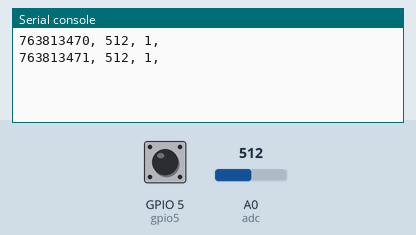
This program was run on a simulated ESP8266 board running MicroPython. Shown: the last lines printed to the serial console. The inputs (shaded band) are chosen by the test bench; at power-on: A0 (adc) = 512, GPIO 5 (gpio5) HIGH (analog values on the 0–1023 scale). The clock reads 2024-03-15 10:24:30 at power-on unless the program sets it.

Above: at 1.2 s.
1.3 s: A0 (adc) set to 716
At 2.6 s:
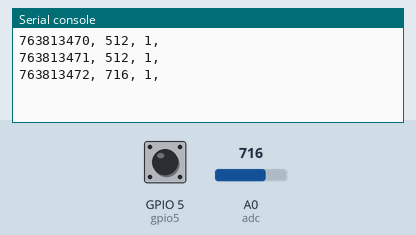
2.8 s: GPIO 5 (gpio5) pulled LOW for 1.2 s
At 3.5 s:
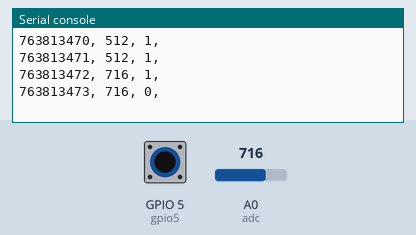
5.5 s: A0 (adc) set to 900
At 6.8 s:
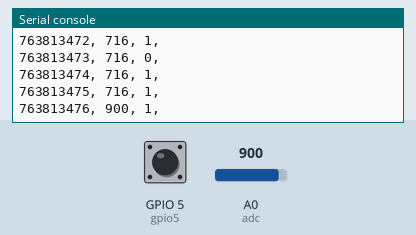
7.0 s: GPIO 5 (gpio5) pulled LOW for 1.2 s
At 7.8 s:
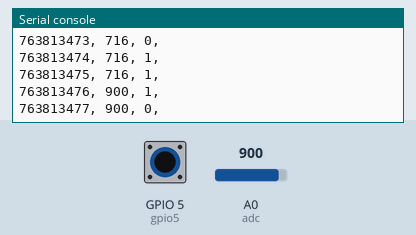
Timing chart, 0 to 10.0 s (numbered marks = the images above; inputs shaded):
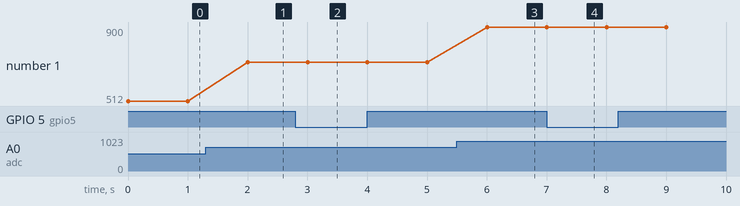

The program:

gpio5_adc_logger.py
```python
import machine
from machine import ADC, Pin, PWM


adc = ADC(0)

gpio5 = Pin(5, Pin.IN, Pin.PULL_UP)

import time

while True:
    print(time.time(), end=", ")
    print(adc.read(), end=", ")
    print(gpio5.value(), end=",\n")
    time.sleep(1)
```

Measured:
- after the input at 1.3 s, the serial console: prints a new line after 0.70 s (image 1)
- after the input at 2.8 s, the serial console: prints a new line after 0.20 s (image 2)
- after the input at 5.5 s, the serial console: prints a new line after 0.50 s (image 3)
- after the input at 7.0 s, the serial console: prints a new line at once (image 4)
- plotted number 1: 512 → 716 after the input at 1.3 s, 716 → 900 after the input at 5.5 s
